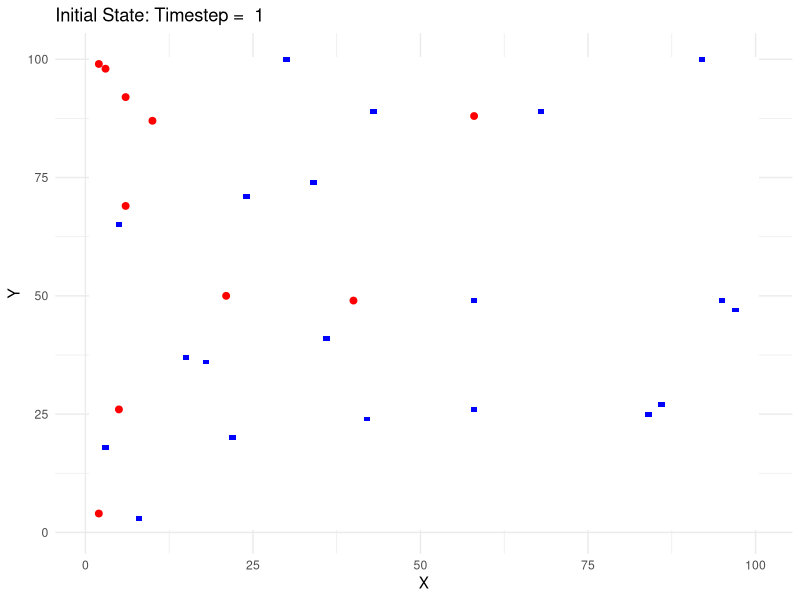

Recreate this plot in R.
# ----------------------------------------------------------------
# Wind Turbine and Red Kite Simulation
# ----------------------------------------------------------------
# This script sets up the parameters and initial states for a 
# simulation of wind turbine placement and also the parameters for 
# red kite dynamics.
# ----------------------------------------------------------------
# init Author: Neele Haß
# other Authors: Lukas Lindenthal
# date: November 2024
# ----------------------------------------------------------------


# Dependencies ----
library(ggplot2)

# Seed for Reproducibility ----
set.seed(42)

# Joel: ----
# Man muss vor jeder Funktion die pseudo Zufälligkeit verwendet die Fkt
# set.seed(42) verwenden, da die Fkt. nur einmal "wirkt"

# ----------------------------------------------------------------
# Simulation Dimensions and Time Steps -----------------------------------------
# ----------------------------------------------------------------
timesteps <- 10      # Number of timesteps in the simulation
x_dim <- 100         # Grid width (x-axis)
y_dim <- 100         # Grid height (y-axis)

# ----------------------------------------------------------------
# Region and Obstacles ---------------------------------------------------------
# ----------------------------------------------------------------
# Initialize 3D array for the region
region <- array(0, dim = c(x_dim, y_dim, timesteps))

# Add Obstacles to the Region
n_hinder_1 <- 20                          # Number of obstacles (e.g. buildings)
random_x <- sample(1:x_dim, n_hinder_1, replace = TRUE)  # Random x-coordinates
random_y <- sample(1:y_dim, n_hinder_1, replace = TRUE)  # Random y-coordinates

# Mark obstacles for all timesteps
for (i in 1:n_hinder_1) {
  region[random_x[i], random_y[i], ] <- 1
}

# ----------------------------------------------------------------
# Wind Turbine Parameters ------------------------------------------------------
# ----------------------------------------------------------------
turb_neu_max <- 10     # Max turbines added per timestep
turb_neu_perc <- 0.5   # Percentage of existing turbines for new construction

# Initialize Wind Turbines
turbine <- array(FALSE, dim = c(x_dim, y_dim, timesteps))  # 3D array for turbines

# Randomly place initial turbines
n_turb_1 <- 10                                   # Number of initial turbines
random_x <- sample(1:x_dim, n_turb_1, replace = TRUE)  # Random x-coordinates
random_y <- sample(1:y_dim, n_turb_1, replace = TRUE)  # Random y-coordinates

for (i in 1:n_turb_1) {
  turbine[random_x[i], random_y[i], ] <- TRUE  # Place turbines at these positions
}

# ----------------------------------------------------------------
# Red Kite Parameters-----------------------------------------------------------
# ----------------------------------------------------------------
# Initialize Red Kite Dynamics
kites <- array(0, dim = c(x_dim, y_dim, timesteps))  # 3D array for red kites
growth_rate <- 0.5  # Growth rate (r in Ricker equation)
carrying_capacity <- 20  # Carrying capacity (K)
initial_kites <- 2  # Initial red kite count

# Randomly place initial red kites
random_x <- sample(1:x_dim, initial_kites, replace = TRUE)  # Random x-coordinates
random_y <- sample(1:y_dim, initial_kites, replace = TRUE)  # Random y-coordinates

for (i in 1:initial_kites) {
  kites[random_x[i], random_y[i], 1] <- 1
}

# ----------------------------------------------------------------
# Initial Plot: Region and Turbines (Timestep = 1) -----------------------------
# ----------------------------------------------------------------
# Extract layers for timestep 1
region_layer <- region[, , 1]
turbine_layer <- turbine[, , 1]

# Combine into a data frame for plotting
df <- data.frame(
  x = rep(1:x_dim, each = y_dim),
  y = rep(1:y_dim, times = x_dim),
  region = as.vector(region_layer),
  turbine = as.vector(turbine_layer)
)

# Plot Region and Turbines
p <- ggplot(df, aes(x = x, y = y)) +
  geom_tile(aes(fill = region), show.legend = FALSE) +
  scale_fill_gradient(low = "white", high = "blue", name = "Region") +
  geom_point(data = subset(df, turbine == TRUE), aes(x = x, y = y), color = "red", size = 2) +
  labs(title = paste("Initial State: Timestep = ", 1), x = "X", y = "Y") +
  theme_minimal()

# Print the plot
print(p)




# old structure  ----------------------------------------------------------

# # ---
# # Turbinen-Parameter
# 
# # region + n hindernisse
# # n turbinen
# 
# # ---
# set.seed(42)
# 
# library(ggplot2)
# 
# # Dimension --
# timesteps <- 10
# x_dim <- 100
# y_dim <- 100
# 
# # Region + hindernisse --
# region <- array(0, dim = c(x_dim, y_dim, timesteps))
# dim(region)
# 
# # Hindernisse in Region
# n_hinder_1 <- 20
# random_x <- sample(1:x_dim, n_hinder_1, replace = 1)  # Random x-coordinates
# random_y <- sample(1:y_dim, n_hinder_1, replace = 1)  # Random y-coordinates
# 
# # For each random coordinate, set TRUE across all timesteps
# for (i in 1:n_hinder_1) {
#   region[random_x[i], random_y[i], ] <- 1
# }
# 
# ## Turbinen-Parameter --
# turb_neu_max <- 10   # Max Turbinen, die pro Zeitschritt gebaut werden können
# turb_neu_perc <- 0.5  # Neubau-Prozentsatz abhängig von existierenden Turbinen
# 
# # Initiale State Turbinen --
# turbine <- array(FALSE, dim = c(x_dim, y_dim, timesteps))  # Kopiere die Region
# 
# n_turb_1 <- 10
# random_x <- sample(1:x_dim, n_turb_1, replace = TRUE)  # Random x-coordinates
# random_y <- sample(1:y_dim, n_turb_1, replace = TRUE)  # Random y-coordinates
# 
# # For each random coordinate, set TRUE across all timesteps
# for (i in 1:n_turb_1) {
#   turbine[random_x[i], random_y[i], ] <- TRUE 
#   }
# 
# ## Red Kite Parameters
# kites <- array(0, dim = c(x_dim, y_dim, timesteps))  # Red kite presence
# growth_rate <- 0.5  # Growth rate (r in Ricker equation)
# carrying_capacity <- 20  # Carrying capacity (K)
# initial_kites <- 2  # Initial red kite count
# 
# # Random placement of initial kites
# random_x <- sample(1:x_dim, initial_kites, replace = TRUE)
# random_y <- sample(1:y_dim, initial_kites, replace = TRUE)
# for (i in 1:initial_kites) {
#   kites[random_x[i], random_y[i], 1] <- 1
# }
# 
# 
# 
# # plot region + tubr t=1 --
# region_layer <- region[,,1]
# turbine_layer <- turbine[,,1]
# # Combine into a data frame
# x_dim <- dim(region_layer)[1]
# y_dim <- dim(region_layer)[2]
# 
# # Create a data frame with coordinates and values
# df <- data.frame(
#   x = rep(1:x_dim, each = y_dim),
#   y = rep(1:y_dim, times = x_dim),
#   region = as.vector(region_layer),
#   turbine = as.vector(turbine_layer)
# )
# 
# # plot
# p <- ggplot(df, aes(x = x, y = y)) +
#   geom_tile(aes(fill = region), show.legend = FALSE) +
#   scale_fill_gradient(low = "white", high = "blue", name = "Region") +
#   geom_point(data = subset(df, turbine == TRUE), aes(x = x, y = y), color = "red", size = 2) +
#   #geom_point(data = subset(df, region == TRUE), aes(x = x, y = y), color = "blue", size = 2) +
#   labs(title = paste("Timestep = ", 1), x = "X", y = "Y") +
#   theme_minimal()
# print(p)

